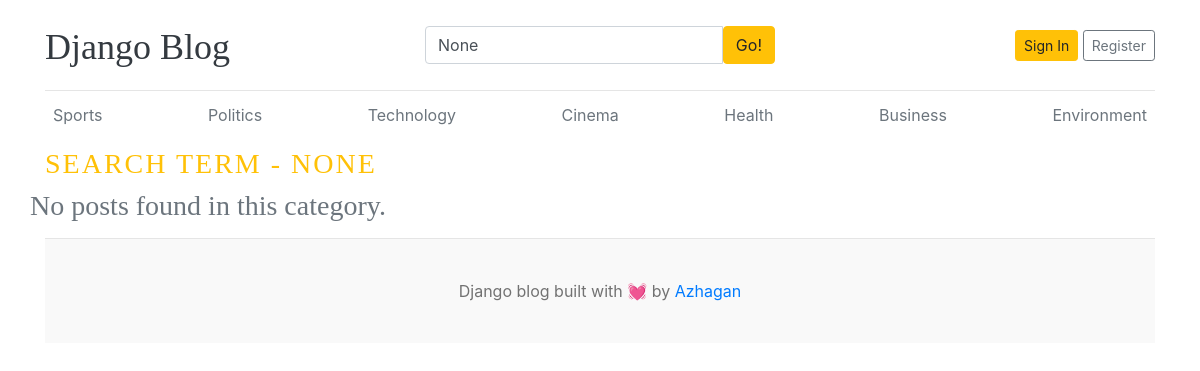
The app's page /blogs/search/ with its own data.
### blogs/models.py (models this page shows)
class Category(models.Model):
    category_name = models.CharField(max_length=100, unique = True)
    created_at = models.DateTimeField(auto_now_add=True)
    updated_at = models.DateTimeField(auto_now=True)
    class Meta:
        verbose_name_plural = 'Categories'
    def __str__(self):
        return self.category_name

### blogs/views.py (the view)
# urls.py: path('blogs/search/', blogs_view.search, name='search'),
def search(request):
    keyword = request.GET.get('Keyword')
    print(keyword)
    if keyword:
        search_results = Blog.objects.filter(Q(title__icontains=keyword) | Q(short_description__icontains=keyword) | Q(blog_body__icontains=keyword), status='Publish').order_by('created_at')
        print(search_results)
    else:
        search_results = Blog.objects.none()
    context = {
        'blogs' : search_results,
        'keyword': keyword
    }
    return render(request, 'search.html', context)

### blogs/context_processors.py (called while the page is built)
def get_categories(request):
    categories = Category.objects.all()
    return {'categories': categories}

def get_social_links(request):
    social_links = SocialMedia.objects.all()
    return {'social_links': social_links}

### templates/search.html
{% extends "base.html" %}
{%block content %}
<h3 class="text-uppercase text-warning" style="letter-spacing: 2px;">Search Term - {{ keyword }}</h3>
<div class="row mb-2">
    {% if blogs %}
        {% for i in blogs %}
        <div class="col-md-6">
            <div class="card border-0">
            <div class="card-body">
                <h3><a href="{% url 'blogs' i.slug %}"class="text-dark"> {{ i.title }}</a></h3>
                <small class="mb-1 text-muted"> {{i.created_at | timesince }} ago  | {{i.author}} </small>
                <p class="card-text">{{ i.short_description | truncatewords:25 }}</p>
            </div>
            </div>
        </div>
    {% endfor %}
        {% else %}
            <h3 class="text-center text-muted">No posts found in this category.</h3>
    {% endif %}
</div>
{% endblock %}

### templates/base.html (shortened to what this page needs)
{% load static %}
<!DOCTYPE html>
<html lang="en">
<head>
    <link href="https://getbootstrap.com/docs/4.0/dist/css/bootstrap.min.css" rel="stylesheet">
    <link href="{% static 'css/blog.css' %}" rel="stylesheet">
    <link rel="stylesheet" href="https://cdnjs.cloudflare.com/ajax/libs/font-awesome/4.7.0/css/font-awesome.min.css">
  </head>
<body>
    <div class="container">
      <header class="blog-header py-3">
        <div class="row flex-nowrap justify-content-between align-items-center">
          <div class="col-4 pt-1">
            <a class="blog-header-logo text-dark" href="/">Django Blog</a>
          </div>
          <div class="col-4">
            <form action="{% url 'search' %}" method="GET">
              <div class = 'input-group'>
                <input type="text" class="form-control" name="Keyword" value="{{ keyword }}" placeholder="Search..." aria-label="Enter search term">
                <button class="btn btn-warning" type="submit">Go!</button>
              </div>
            </form>
          </div>
          <div class="col-4 d-flex justify-content-end align-items-center">
            {% if not user.is_authenticated %}
            <a class="btn btn-sm btn-warning" href="{% url 'login' %}">Sign In</a> &nbsp;
            <a class="btn btn-sm btn-outline-secondary" href="{% url 'register' %}">Register</a>
            {% else %}
            <span><a href="{% url 'dashboard' %}">Dashboard</a></span>
            &emsp;
            <span> <a href="{% url 'logout' %}">Logout</a> </span>
            {% endif %}
          </div>
        </div>
      </header>
      <div class="nav-scroller py-1 mb-2">
        <nav class="nav d-flex justify-content-between">
          {% for category in categories %}
            <a class="p-2 text-muted" href="{% url 'posts_by_category' category.id %}">{{ category }}</a>
          {% endfor %}
        </nav>
      </div>
{% block content %}
{% endblock %}
 <footer class="blog-footer">
  <p>Django blog built with 💓 by <a href="#">Azhagan</a></p>
</footer>
</body>
</html>

### blog_main/static/css/blog.css (style rules this page uses)
.blog-header { border-bottom: 1px solid #e5e5e5; }
.blog-header-logo { font-family: "Playfair Display", Georgia, "Times New Roman", serif; font-size: 2.25rem; }
h1, h2, h3, h4, h5, h6 { font-family: "Playfair Display", Georgia, "Times New Roman", serif; }
.blog-footer { padding: 2.5rem 0; color: #727272; text-align: center; background-color: #f9f9f9; border-top: .05rem solid #e5e5e5; }
.blog-footer p:last-child { margin-bottom: 0; }

### records on screen
Category: category_name "Sports"
Category: category_name "Politics"
Category: category_name "Technology"
Category: category_name "Cinema"
Category: category_name "Health"
Category: category_name "Business"
Category: category_name "Environment"

### other values on screen
{{ keyword }} "NONE"
